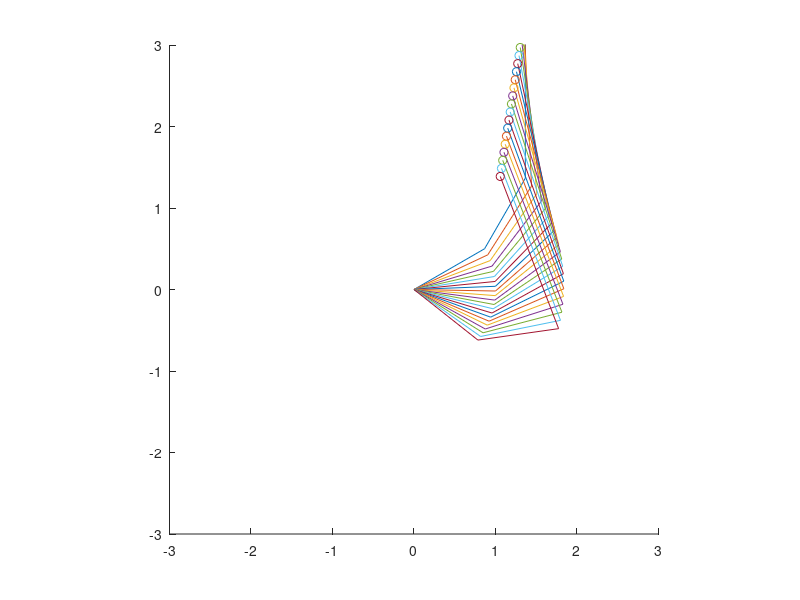

Recreate this plot in MATLAB.
%% Ben Goldberg - Inverse Kinematics of a Robot Arm



clc

clear all

close all



%Initial conditions:

Theta1=pi/6;
Theta2=pi/6;
Theta3 = pi/6;
L1=1;
L2=1;
L3=2;
W=[1 0 0; 0 1 0; 0 0 1]; %weighting matrix (identity all joints penalized equally
xee = [1;1]; %Desired end effector location    
dt =.01; %time step
counter = 0;



for i = 0:dt:2 %End time should be adjusted for the desired accuracy



%Jacobian (2x3) Partial xee with respect to Theta1,2,3

J = [-L1*sin(Theta1)-L2*sin(Theta1+Theta2)-L3*sin(Theta1+Theta2+Theta3),...
-L2*sin(Theta1+Theta2)-L3*sin(Theta1+Theta2+Theta3),...
-L3*sin(Theta1+Theta2+Theta3);...
L1*cos(Theta1)+L2*cos(Theta1+Theta2)+L3*cos(Theta1+Theta2+Theta3),...
L2*cos(Theta1+Theta2)+L3*cos(Theta1+Theta2+Theta3),...
L3*cos(Theta1+Theta2+Theta3)];

     

%Pseudoinverse given the Jacobian and Weighting matrix

Jpseudo = inv(W)*J'*inv(J*inv(W)*J');


%End - effector location

xo = [L1*cos(Theta1)+L2*cos(Theta1+Theta2)+L3*cos(Theta1+Theta2+Theta3);...
L2*sin(Theta1)+L2*sin(Theta1+Theta2)+L3*sin(Theta1+Theta2+Theta3)];



%Calculate the location of the middle two joints

pointl1 = [L1*cos(Theta1) ; L1*sin(Theta1)];
pointl2 = pointl1 + [L2*cos(Theta1+Theta2);L2*sin(Theta1+Theta2)];



%Plot

if (mod(counter,10)==0) %plots every 10 iterations
axis([-3 3 -3 3])
axis square
line([0,pointl1(1)],[0,pointl1(2,1)])
hold on
line([pointl1(1),pointl2(1)],[pointl1(2,1),pointl2(2,1)])
line([pointl2(1),xo(1)],[pointl2(2,1),xo(2,1)])
plot(xo(1),xo(2),'o')
pause(.1)

disp(xo);

end



dist = (sqrt((xo(1)-xee(1))^2+(xo(2)-xee(2))^2)); %Distance between

%current EE location and Final EE location is used to normalize the error 
%value (x dot)



%Angular velocity of each angle:

thetadot = Jpseudo*((xee-xo)/dist);

theta1 = thetadot(1);

theta2 = thetadot(2,1);

theta3 = thetadot(3,1);



%Updtate each angle based on calculated angular velocity

Theta1 = Theta1 + dt*theta1;

Theta2 = Theta2 + dt*theta2;

Theta3 = Theta3 + dt*theta3;


counter = counter +1;

end






